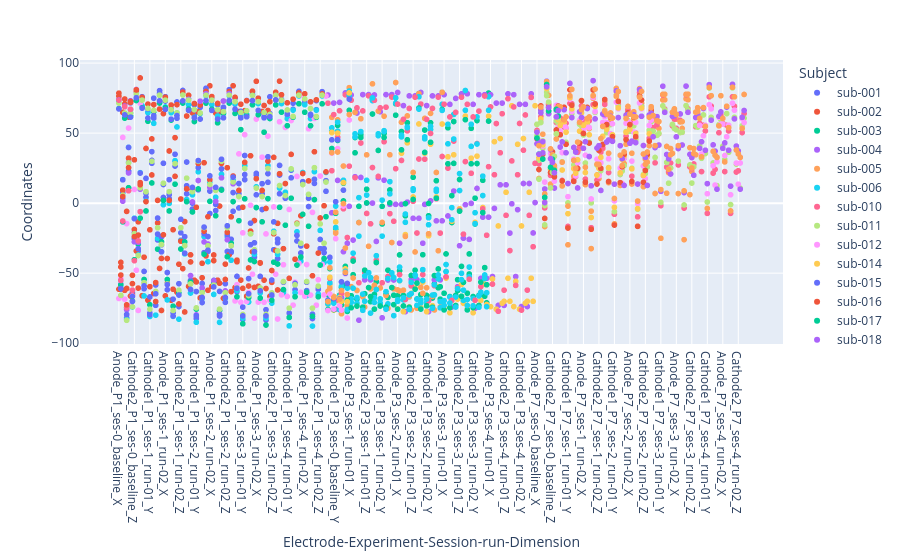

Notebook source saved alongside this figure:
### Markdown cell above
# check for outlier

### Code cell
# Create a Figure and plot it
#df_dim_not_corrected_=df_dim_not_corrected[(df_dim_not_corrected['Electrode']=='Cathode1')]
#df_dim_corrected_=df_dim_corrected[(df_dim_corrected['Electrode']=='Cathode1')]

def make_plot(df,*arg):
    fig = px.scatter(df.sort_index(), x='Electrode-Experiment-Session-run-Dimension', y='Coordinates', color='Subject')
    fig.show()
    fig.write_html(f'{Name}_Check_Outliersubjects_{arg[0]}_{arg[1]}.html')
make_plot(df_dim_corrected, 'corrected','Cathode1')
